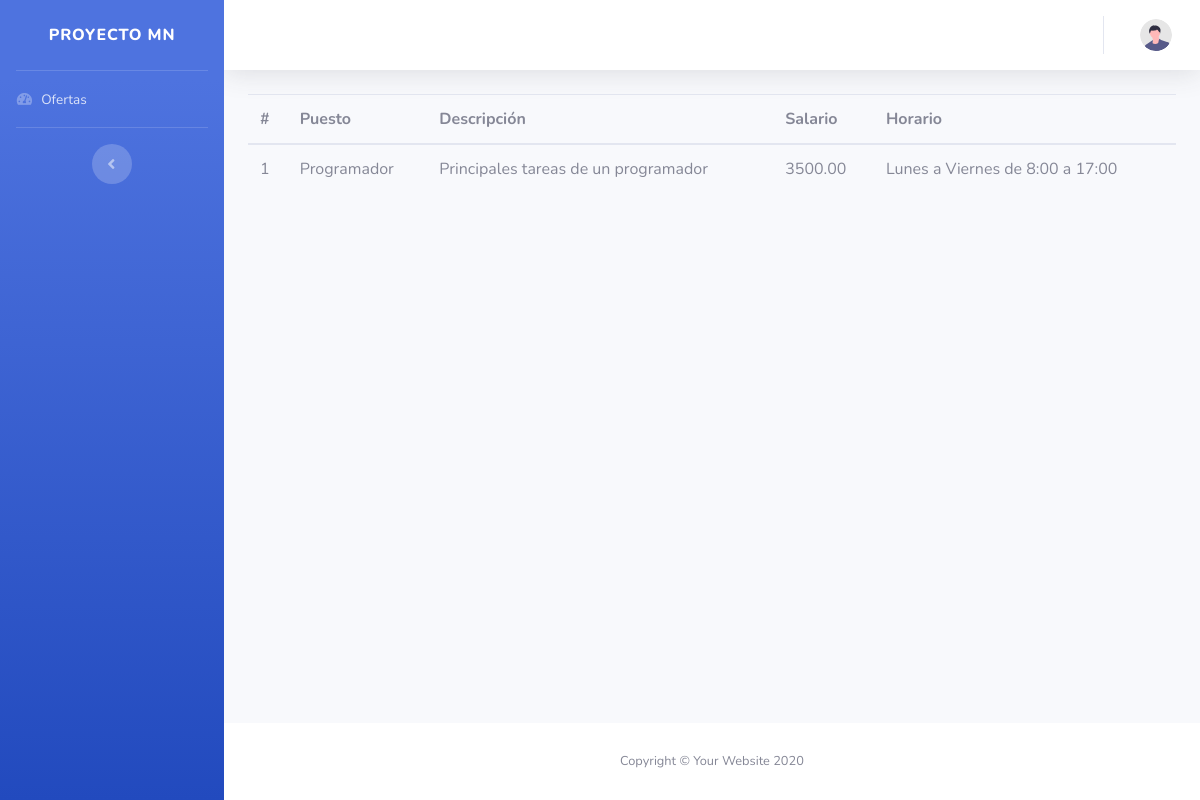
/View/Ofertas/consultarOfertas.php, run on an earlier commit of the app's database.
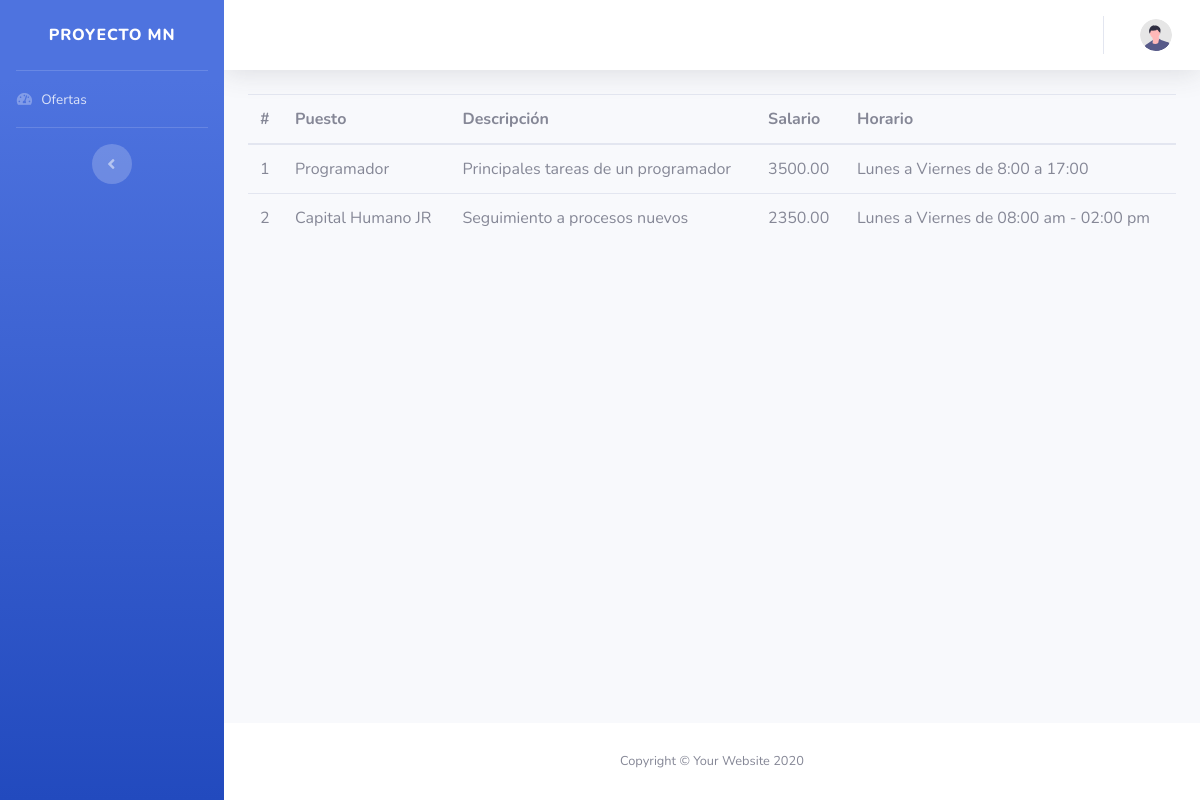
And on a later commit of the database.
### tables this page shows
CREATE TABLE `oferta` (
  `Id` bigint(20) NOT NULL AUTO_INCREMENT,
  `IdPuesto` bigint(20) NOT NULL,
  `Salario` decimal(10,2) NOT NULL,
  `Horario` varchar(255) NOT NULL,
  `Estado` bit(1) DEFAULT NULL,
  PRIMARY KEY (`Id`),
  KEY `FK_OfertaPuesto` (`IdPuesto`),
  CONSTRAINT `FK_OfertaPuesto` FOREIGN KEY (`IdPuesto`) REFERENCES `puesto` (`Id`)
);

CREATE TABLE `puesto` (
  `Id` bigint(20) NOT NULL AUTO_INCREMENT,
  `Nombre` varchar(50) NOT NULL,
  `Descripcion` varchar(255) NOT NULL,
  PRIMARY KEY (`Id`)
);

### Model/OfertasModel.php (called while the page is built, shortened)
<?php
    function ConsultarOfertasModel()
    {
        try
        {
            $context = AbrirBaseDatos();
            $sentencia = "CALL SP_ConsultarOfertas()";
            $resultado = $context -> query($sentencia);
            return $resultado;
        }
        catch(Exception $error)
        {
            return null;
        }
    }
    ?>

### Controller/OfertasController.php (called while the page is built, shortened)
<?php
    include_once $_SERVER["DOCUMENT_ROOT"] . "/Proyecto/Model/OfertasModel.php";
    function ConsultarOfertas()
    {
        return ConsultarOfertasModel();
    }
    ?>

### View/Ofertas/consultarOfertas.php (the view, shortened to what this page needs)
<?php
    include_once $_SERVER["DOCUMENT_ROOT"] . "/Proyecto/Controller/OfertasController.php";
    include_once $_SERVER["DOCUMENT_ROOT"] . "/Proyecto/View/layoutInterno.php";
?>
<!DOCTYPE html>
<html lang="en">
<body id="page-top">
    <div id="wrapper">
        <div id="content-wrapper" class="d-flex flex-column">
            <div id="content">
                <div class="container-fluid">
                    <table class="table">
                        <thead>
                            <tr>
                                <th>#</th>
                                <th>Puesto</th>
                                <th>Descripción</th>
                                <th>Salario</th>
                                <th>Horario</th>
                            </tr>
                        </thead>
                        <tbody>
                            <?php
                                $datos = ConsultarOfertas();
                                while($row = mysqli_fetch_array($datos))
                                {
                                    echo "<tr>";
                                    echo "<td>" . $row["Id"] . "</td>";
                                    echo "<td>" . $row["Nombre"] . "</td>";
                                    echo "<td>" . $row["Descripcion"] . "</td>";
                                    echo "<td>" . $row["Salario"] . "</td>";
                                    echo "<td>" . $row["Horario"] . "</td>";
                                    echo "</tr>";
                                }
                            ?>
                        </tbody>
                    </table>
                </div>
            </div>
        </div>
    </div>
</body>
</html>

What changed in the data, as far as the page shows it:
added oferta: Id "2", IdPuesto.Nombre "Capital Humano JR", IdPuesto.Descripcion "Seguimiento a procesos nuevos", Salario "2350.00", Horario "Lunes a Viernes de 08:00 am - 02:00 pm"
